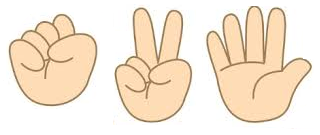
#> input picture images/rps.png, 320 x 135 px
$ python visualize.py
#> lines starting #> are read from the running program, lines starting #| are printed output that depends on the picture
import cv2
import numpy as np

class visualizer():
    def __init__(self):
        imdir = "../images/"
        self.rps = cv2.imread(imdir + "rps.png")
#> self.rps is the input picture: shape (135, 320, 3); mean B, G, R 214.3, 232, 246.5
        self.r = self.gray(self.rps, 0, 106)
        self.s = self.gray(self.rps, 106, 201)
        self.p = self.gray(self.rps, 201, 320)

        self.cnt_list = []
        self.mu = 0
        self.rps = 'r'

    def gray(self, rps, min, max):
#> called with min = 0, max = 106
        left = rps[:,0:min,:]
#> left = empty array
        middle = rps[:,min:max,:]
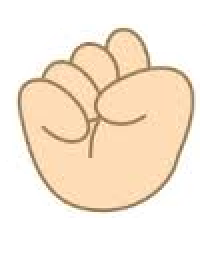
#> middle: shape (135, 106, 3) (shown 2 times larger); mean B, G, R 219, 234.8, 248
        right = rps[:,max:320,:]
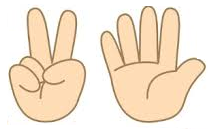
#> right: shape (135, 214, 3); mean B, G, R 211.9, 230.6, 245.7

#> (the run stopped early here; a loop or call above may not have finished)
